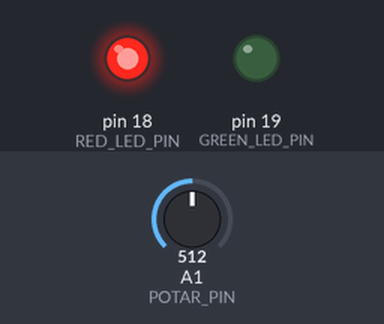
The sketch below on a simulated Arduino Uno, built with avr-gcc and run on an emulated ATmega328P. On the bench: output pins drawn as LEDs (lit = HIGH). The inputs (shaded band) are chosen by the test bench; at power-on: A1 (POTAR_PIN) = 512. What the sketch prints to the serial monitor is not drawn.

Above: at 0.1 s.
Timing chart, 0 to 1.6 s (numbered marks = the images above):
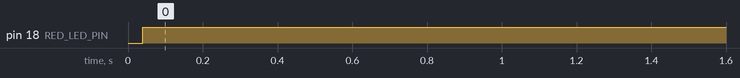

Measured:
- by itself, pin 18 (RED_LED_PIN): LOW → HIGH at 0.04 s

The sketch:

potar.ino
```cpp
#define RED_LED_PIN 18
#define GREEN_LED_PIN 19
#define POTAR_PIN 15

float floatMap(float x, float in_min, float in_max, float out_min, float out_max) {
  return (x - in_min) * (out_max - out_min) / (in_max - in_min) + out_min;
}

// the setup routine runs once when you press reset:
void setup() {
  // initialize serial communication at 9600 bits per second:
  Serial.begin(9600);

  pinMode(RED_LED_PIN, OUTPUT);
  pinMode(GREEN_LED_PIN, OUTPUT);
}

// the loop routine runs over and over again forever:
void loop() {
  // read the input on analog pin GIOP36:
  int analogValue = analogRead(POTAR_PIN);
  // Rescale to potentiometer's voltage (from 0V to 3.3V):
  float voltage = floatMap(analogValue, 0, 4095, 0, 3.3);

  // print out the value you read:
  Serial.print("Analog: ");
  Serial.print(analogValue);
  Serial.print(", Voltage: ");
  Serial.println(voltage);

  manageRoad(analogValue);

  delay(1000);

  Serial.println("---------------------------");
}

void manageRoad(int value) {
  if (value <= 800) {
    // Send mqtt message : to open gate
    Serial.println("Send mqtt message : to open gate");

  }


  if (value <= 1000) {
    // Send mqtt message : play sound (on led)
    Serial.println("Send mqtt message : play sound (on led)");

  }

  if (value <= 1200) {
    // Turn local led ON
    digitalWrite(RED_LED_PIN, HIGH);
    digitalWrite(GREEN_LED_PIN, LOW);
    Serial.println("ROAD CLOSED => Local LED ON");
  } else {
    // Turn local led OFF
    digitalWrite(RED_LED_PIN, LOW);
    digitalWrite(GREEN_LED_PIN, HIGH);
    Serial.println("ROAD OPEN => Local LED OFF");
  }
}
```
